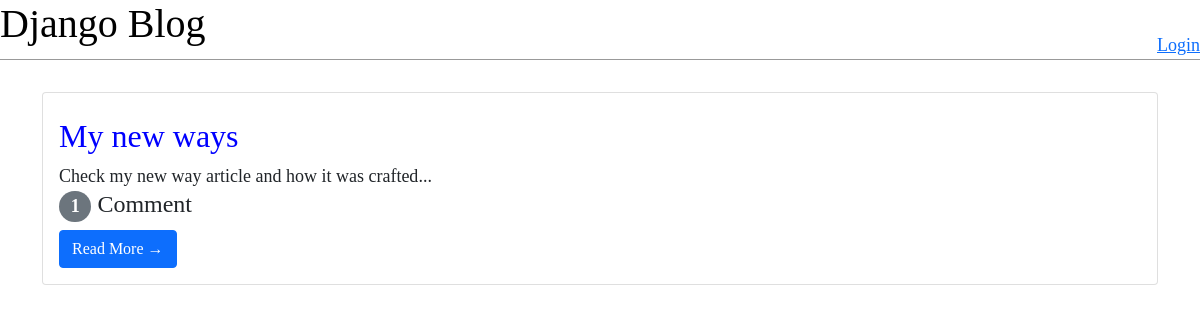
Before: / with the older database file.
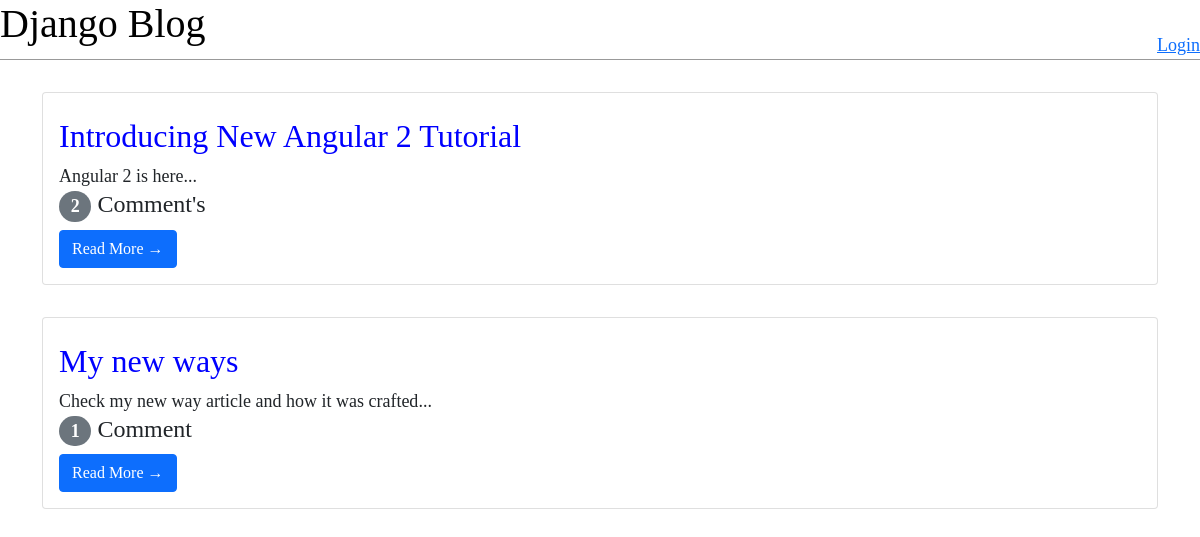
After: the same page with the newer database file.
### blog/models.py (models this page shows, shortened)
class Post(models.Model):
    title = models.CharField(max_length=200)
    author = models.ForeignKey('auth.User', on_delete=models.CASCADE)
    body = models.TextField()

### blog/views.py (the view)
# urls.py: path('', BlogListView.as_view(template_name='home.html'), name="home"),
class BlogListView(ListView):
    model = Post
    template_name = 'home.html'
    ordering = ['-id']
    paginate_by = 20

### templates/home.html (shortened to what this page needs)
{% extends 'base.html' %}
{% block content %}
    {% for post in object_list %}
        <div class="post-entry card">
            <div class="card-body">
                <h2 class="card-title"><a href="{% url 'posts:post_detail' post.pk %}">{{ post.title }}</a></h2>
                <p class="card-text">{{ post.body|slice:":200" }}...</p>
                {% if post.comments.all.count <= 1 %}
                <h4><span class="badge rounded-pill bg-secondary">{{ post.comments.all.count }}</span> Comment</h4>
                {% else %}
                <h4><span class="badge rounded-pill bg-secondary">{{ post.comments.all.count }}</span> Comment's</h4>
                {% endif %}
                <a href="{% url 'posts:post_detail' post.pk %}" class="btn btn-primary">Read More &rarr;</a>
            </div>
        </div>
    {% endfor %}
{% endblock %}

### templates/base.html (shortened to what this page needs)
{% load static %}
<!DOCTYPE html>
<html lang="en">
<head>
    <link rel="stylesheet" href="{% static 'css/bootstrap.min.css' %}">
    <link rel="stylesheet" href="{% static 'css/base.css' %}">
</head>
<body>
    <header>
        <div class="nav-left">
            <h1><a href="{% url 'posts:home' %}">Django Blog</a></h1>
        </div>
        {% if user.is_authenticated %}
        <div class="nav-right">
            <h4><span>Hello, {{ user.username|default:'Guest' }}!</span></h4>&nbsp;
            <a href="{% url 'posts:post_new' %}">New Blog Post</a>&nbsp;&nbsp;
            <a href="{% url 'logout' %}">Logout</a>
        </div>
        {% else %}
        <div class="nav-right">
            <a href="{% url 'login' %}">Login</a>
        </div>
        {% endif %}
    </header>
    <div class="container">
        {% block content %}
        {% endblock %}
    </div>
</body>
</html>

### static/css/base.css (style rules this page uses)
body { font-family: 'Source, Sans, pro'; font-size: 18px; }
header { border-bottom: 1px solid #999; margin-bottom: 2rem; display: flex; }
header h1 a { color: black; text-decoration: none; }
.nav-left { margin-right: auto; }
.nav-right { display: flex; padding-top: 2rem; }
.post-entry { margin-bottom: 2rem; }
.post-entry h2 { margin: 0.5rem 0; }
.post-entry h2 a, .post-entry h2 a:visited { color: blue; text-decoration: none; }
.post-entry p { margin: 0; font-weight: 400; }

Changed rows visible on the page:
added Post: title "Introducing New Angular 2 Tutorial", body "Angular 2 is here", comments.all.count "2"
